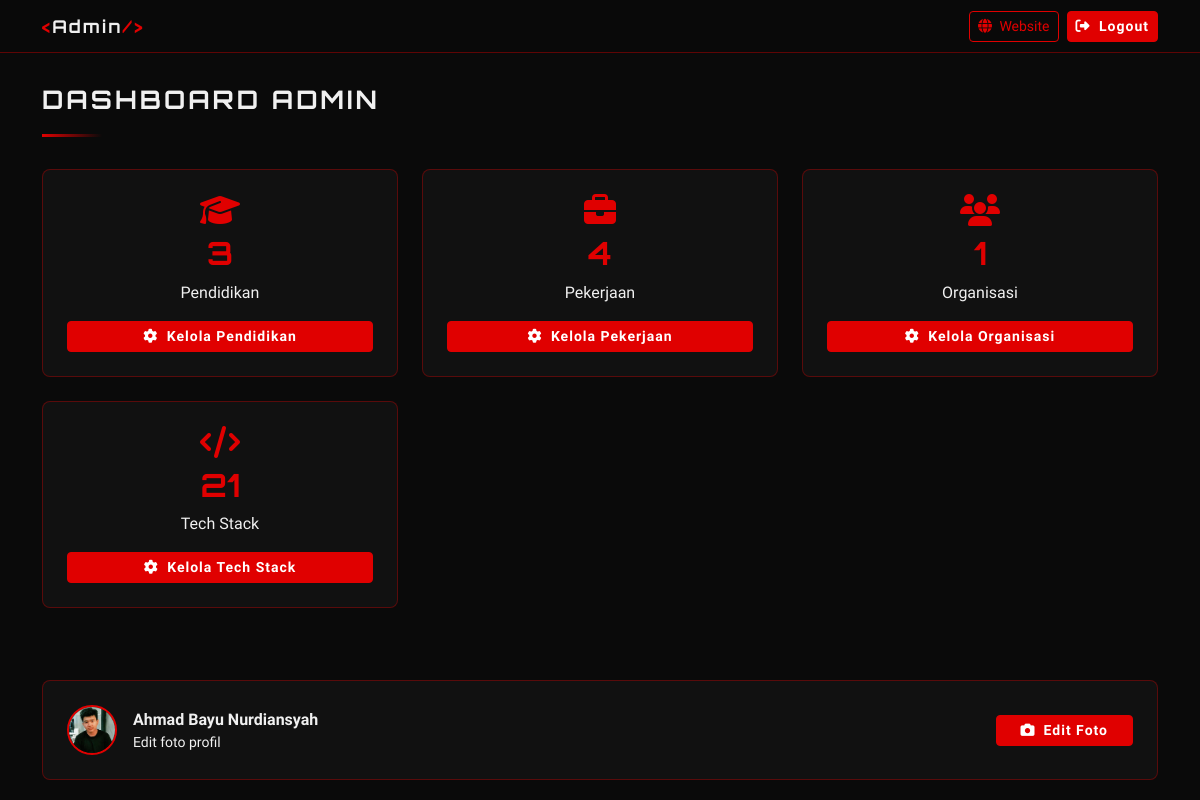
Page /admin/dashboard.php (signed in) on the committed database.
### tables this page shows
CREATE TABLE `biodata` (
  `id` int NOT NULL AUTO_INCREMENT,
  `nama` varchar(100) DEFAULT NULL,
  `tgl_lahir` date DEFAULT NULL,
  `hobby` text,
  `alamat` text,
  `foto` varchar(255) DEFAULT NULL,
  `deskripsi` text,
  `fokus` text,
  `updated_at` timestamp NULL DEFAULT CURRENT_TIMESTAMP ON UPDATE CURRENT_TIMESTAMP,
  PRIMARY KEY (`id`)
);

### admin/dashboard.php (the view, shortened to what this page needs)
<?php require_once '../config/db.php'; ?>
<?php
$jml_pendidikan = mysqli_fetch_assoc(mysqli_query($conn,"SELECT COUNT(*) c FROM pendidikan"))['c'];
$jml_pekerjaan  = mysqli_fetch_assoc(mysqli_query($conn,"SELECT COUNT(*) c FROM pekerjaan"))['c'];
$jml_organisasi = mysqli_fetch_assoc(mysqli_query($conn,"SELECT COUNT(*) c FROM organisasi"))['c'];
$jml_techstack = mysqli_fetch_assoc(mysqli_query($conn,"SELECT COUNT(*) c FROM techstack"))['c'];
?>
<!DOCTYPE html>
<html lang="id">
<head>
  <link href="https://cdn.jsdelivr.net/npm/bootstrap@5.3.0/dist/css/bootstrap.min.css" rel="stylesheet">
  <link href="https://cdnjs.cloudflare.com/ajax/libs/font-awesome/6.4.0/css/all.min.css" rel="stylesheet">
  <link href="../assets/css/style.css" rel="stylesheet">
</head>
<body>
<nav class="navbar navbar-dark fixed-top" id="mainNav">
  <div class="container">
    <a class="navbar-brand fw-bold" href="#">
      <span style="color:#e00000">&lt;</span>Admin<span style="color:#e00000">/&gt;</span>
    </a>
    <div class="d-flex gap-2">
      <a href="../index.php" class="btn btn-outline-danger btn-sm">
        <i class="fa fa-globe me-1"></i> Website
      </a>
      <a href="logout.php" class="btn btn-danger btn-sm">
        <i class="fa fa-sign-out-alt me-1"></i> Logout
      </a>
    </div>
  </div>
</nav>
<div class="container page-wrapper">
  <p class="section-title">Dashboard Admin</p>
  <div class="title-line"></div>
  <div class="row g-4 mb-5">
    <?php
    $menu = [
      ['icon'=>'fa-graduation-cap','label'=>'Pendidikan','val'=>$jml_pendidikan,'href'=>'pendidikan/index.php','color'=>'#e00000'],
      ['icon'=>'fa-briefcase','label'=>'Pekerjaan','val'=>$jml_pekerjaan,'href'=>'pekerjaan/index.php','color'=>'#e00000'],
      ['icon'=>'fa-users','label'=>'Organisasi','val'=>$jml_organisasi,'href'=>'organisasi/index.php','color'=>'#e00000'],
      ['icon'=>'fa-code','label'=>'Tech Stack','val'=>$jml_techstack,'href'=>'techstack/index.php','color'=>'#e00000'],
    ];
    foreach($menu as $m): ?>
    <div class="col-md-4">
      <div class="card-dark text-center">
        <i class="fa <?= $m['icon'] ?> fa-2x mb-2" style="color:#e00000"></i>
        <h2 class="fw-bold" style="font-family:'Orbitron',monospace;color:#e00000"><?= $m['val'] ?></h2>
        <p class="text-main mb-3"><?= $m['label'] ?></p>
        <a href="<?= $m['href'] ?>" class="btn btn-danger btn-sm w-100">
          <i class="fa fa-cog me-1"></i> Kelola <?= $m['label'] ?>
        </a>
      </div>
    </div>
    <?php endforeach; ?>
  </div>
  <div class="row g-4 mt-2">
    <div class="col-12">
        <div class="card-dark d-flex align-items-center justify-content-between">
        <div class="d-flex align-items-center gap-3">
            <?php
            $b = mysqli_fetch_assoc(mysqli_query($conn,"SELECT * FROM biodata LIMIT 1"));
            $fp = $b['foto'];
            ?>
            <img src="../<?= htmlspecialchars($fp) ?>" alt="foto"
                style="width:50px;height:50px;border-radius:50%;object-fit:cover;border:2px solid #e00000;"
                onerror="this.src='https://ui-avatars.com/api/?name=Ahmad+Bayu&size=50&background=1a1a1a&color=e00000&bold=true'">
            <div>
            <p class="fw-bold mb-0" style="color:#f0f0f0"><?= htmlspecialchars($b['nama']) ?></p>
            <p class="text-main small mb-0">Edit foto profil</p>
            </div>
        </div>
        <a href="profil/index.php" class="btn btn-danger btn-sm px-4">
            <i class="fa fa-camera me-2"></i>Edit Foto
        </a>
        </div>
    </div>
    </div>
</div>
</body>
</html>

### assets/css/style.css (style rules this page uses)
:root { --red-main: #e00000; --bg-dark: #0a0a0a; --bg-card: #111111; --text-main: #f0f0f0; --text-muted: #888; }
body { background-color: var(--bg-dark); color: var(--text-main); font-family: 'Rajdhani', sans-serif; min-height: 100vh; display: flex; flex-direction: column; }
#mainNav { background: rgba(10,10,10,0.95) !important; backdrop-filter: blur(10px); border-bottom: 1px solid rgba(224,0,0,0.4); transition: box-shadow 0.3s; }
.navbar-brand { font-family: 'Orbitron', monospace; font-size: 1.1rem; letter-spacing: 2px; color: #f0f0f0 !important; }
.page-wrapper { padding-top: 80px; flex: 1; }
.section-title { font-family:'Orbitron',monospace; font-size:1.6rem; font-weight:700; letter-spacing:3px; text-transform:uppercase }
.title-line { width:60px; height:3px; background:linear-gradient(90deg,#e00000,transparent); margin-bottom:2rem }
.card-dark { background:#111; border:1px solid rgba(224,0,0,0.35); border-radius:8px; padding:1.5rem; transition:transform .3s,box-shadow .3s }
.btn-danger { background:#e00000 !important; border-color:#e00000 !important; font-weight:700; letter-spacing:1px }
.btn-outline-danger { border-color:#e00000 !important; color:#e00000 !important }

### rows in the picture
biodata: foto (picture), nama "Ahmad Bayu Nurdiansyah"

### other values in the picture
$m['val'] "3"
$m['label'] "Pendidikan"
$m['val'] "4"
$m['label'] "Pekerjaan"
$m['val'] "1"
$m['label'] "Organisasi"
$m['val'] "21"
$m['label'] "Tech Stack"
